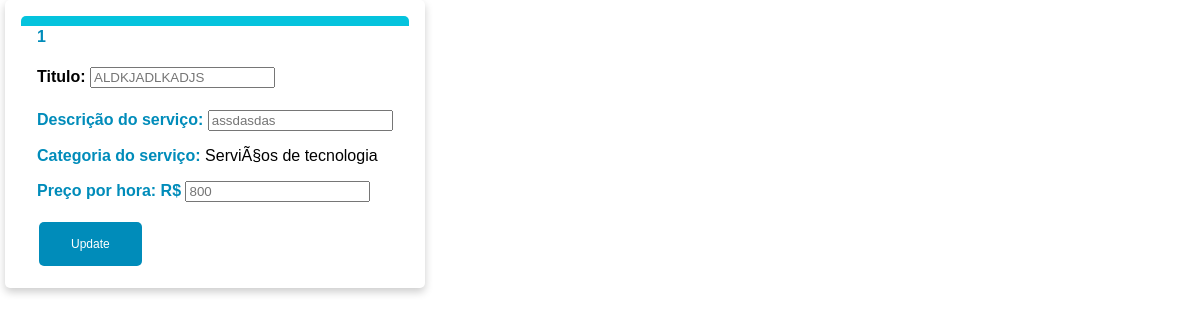
The app's page /update_post.php?id=1 (signed in) with its own data.
### tables this page shows
CREATE TABLE `anuncios` (
  `id` int(3) NOT NULL,
  `isActive` int(1) NOT NULL,
  `titulo` varchar(60) DEFAULT NULL,
  `descricao` varchar(280) DEFAULT NULL,
  `data` datetime DEFAULT NULL,
  `categoria` int(3) DEFAULT NULL,
  `usuario` int(3) DEFAULT NULL,
  `preco` float NOT NULL
);

CREATE TABLE `categoria` (
  `id` int(3) NOT NULL,
  `titulo` varchar(60) DEFAULT NULL,
  `descricao` varchar(80) DEFAULT NULL
);

### src/update_post.php (the view, shortened to what this page needs)
<html>
    <head>
        <link rel="stylesheet" href="../css/posts_page_style.css">
    </head>
<?php
    include 'config.php';
    @$userId = $_SESSION['id'];
    @$postId = $_GET['id'];
    $sql = "SELECT * FROM anuncios WHERE id = $postId";
    $result = mysqli_query($con, $sql);
    $data = mysqli_fetch_array($result);
        if($result != null){
            echo "<div class=\"row\">";
                if ($data['isActive'] == 1){
                    echo "<form action=\"\" method=\"POST\">";
                    echo "<div class=\"column\">";
                    echo "<div class=\"card\">";
                    echo "<div class=\"upper-line\">";
                    echo "</div>";
                    echo "<div class=\"container\">";
                    $postId = $data['id'];
                    echo "<span name=\"postId\">$postId</span>";
                    $titulo =$data['titulo'];
                    echo "<h4><b> Titulo: <input type=\"text\" name=\"tituloAnuncio\" id=\"inputTitulo\" maxlength=\"60\" placeholder=\"$titulo\"></b></h4>";
                    $descricao =$data['descricao'];
                    echo "<p> <span>Descrição do serviço:</span> <input type=\"text\" name=\"descricao\" id=\"descricao\" maxlength=\"60\" placeholder=\"$descricao\"></p>";
                    @$categId = $data['categoria'];
                    @$getCategoryTitle = mysqli_query($con, "SELECT titulo FROM categoria WHERE id = $categId");
                    while(@$resultCategoryTitle = mysqli_fetch_array($getCategoryTitle)){
                        @$categoryTitle = @$resultCategoryTitle['titulo'];
                    }
                    echo "<p> <span>Categoria do serviço:</span> ".$categoryTitle."</p>";
                    $preco =$data['preco'];
                    echo "<p> <span>Preço por hora: R$</span> <input type=\"number\" name=\"precoAnuncio\" id=\"precoAnuncio\" placeholder=\"$preco\"></p>";
                    if($userId == $data['usuario']){
                        echo "<input type=\"submit\" name=\"botao\" id=\"update\" value=\"Update\" class=\"button\"><br> ";
                    }
                    echo "</div>";
                    echo "</div>";
                    echo "</div>";
                    echo "</form>";
                }
            echo "</div>";
        } else {
            echo "There is no post.";
            header("Refresh:7");
        }
?>
</html>

### css/posts_page_style.css (style rules this page uses)
* { box-sizing: border-box; }
.card { box-shadow: 0 4px 8px 0 rgba(0,0,0,0.2); transition: 0.3s; border-radius: 5px; width: fit-content; padding: 16px; }
.container { padding: 2px 16px; }
.upper-line { height: 10px; width: auto; background-color: #05C3DD; border-top-left-radius: 5px; border-top-right-radius: 5px; }
.column { float: left; width: fit-content; padding: 0 10px; }
.row { margin: 0 -5px; }
.row:after { content: ""; display: table; clear: both; }
span { color: #008CBA; font-weight: bold; }
.button { border: none; border-radius: 5px; color: white; padding: 15px 32px; text-align: center; text-decoration: none; display: inline-block; font-size: 12px; margin: 4px 2px; cursor: pointer; background-color: #008CBA; }

### records on screen
anuncios: id "1", tituloAnuncio "ALDKJADLKADJS", descricao "assdasdas", precoAnuncio "800"
categoria: titulo "ServiÃ§os de tecnologia"
